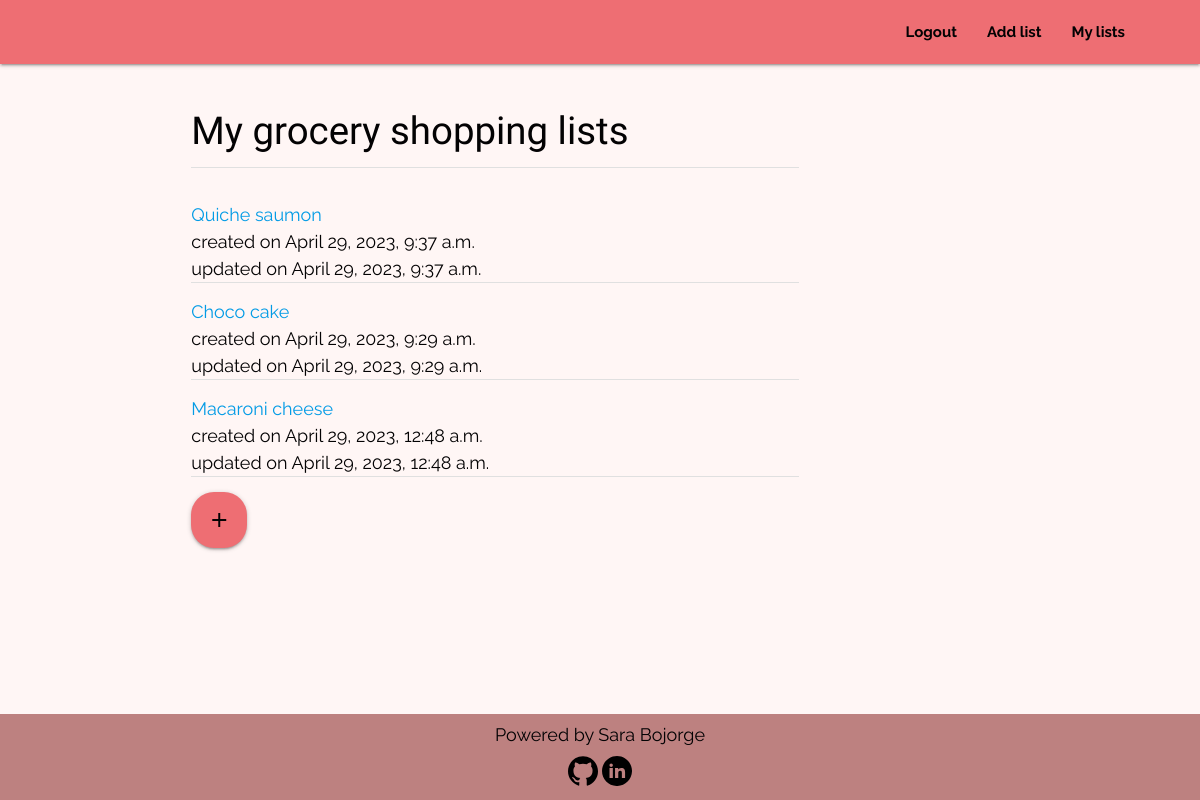
/grocery_list/index/ (signed in), run on the app's committed database.
### grocery_list/models.py (models this page shows, shortened)
class Grocery(models.Model):
    name = models.CharField(max_length=500, default='My grocery list')
    user = models.ForeignKey(User, on_delete=models.CASCADE,
                             related_name='grocery_owner')
    created_on = models.DateTimeField(auto_now_add=True)
    updated_on = models.DateTimeField(auto_now=True)
    item = RichTextField(max_length=10000, null=False, blank=False)
    class Meta:
        ordering = ['-created_on']

### grocery_list/views.py (the view)
# urls.py: path('index/', Index.as_view(), name='index'),
class Index(LoginRequiredMixin, ListView):
    model = Grocery
    template_name = 'grocery_list/index.html'
    context_object_name = 'grocerys'
    def get_queryset(self, **kwargs):
        grocerys = self.model.objects.filter(user=self.request.user)
        return grocerys

### grocery_list/templates/grocery_list/index.html (shortened to what this page needs)
{% extends 'base.html' %}
{% block content %}
<div class="container row">
    <div class="col s12 m8 l9">
        <h1>My grocery shopping lists</h1>
            {% for grocery in grocerys %}
            <div class="divider"></div>
            <div class="section">
                <ul>
                    <a href="{% url 'display_item' grocery.id %}" aria-label="Click to display the items within this list">
                        <li>{{ grocery.name }}</li>
                    </a>
                    <li>created on {{ grocery.created_on }}</li>
                    <li>updated on {{ grocery.updated_on }}</li>
                    {% empty %}
                    <p>You don't have any list</p>
                </ul>
                {% endfor %}
                <div class="divider"></div>
                <div class="section">
                <a href="{% url 'add_list' %}" class="btn-floating btn-large waves-effect"><i
                    class="material-icons">add</i></a>
            </div>
        </div>
    </div>
    {% endblock  %}

### static/css/style.css (style rules this page uses)
* { box-sizing: border-box; }
html { height: 100%; }
body { font-family: 'Raleway', sans-serif; color: #030203; font-size: 1.2rem; height: 100%; display: flex; flex-direction: column; background-color: #fff6f5; }
h1,h2,h3,h4,h5,h6 { font-family: 'Homemade Apple', cursive; color: #030203; padding: 1rem 0; margin: auto; }
h1 { font-size: 2.56rem; }
.nav-wrapper, nav ul a, i.material-icons, .waves-effect { color: #030203; }
.waves-effect { background-color: #8c9f38; border-radius: 23px; font-family: 'Raleway', sans-serif; font-weight: bold; }
.row { margin-top: 1rem; margin-bottom: 0; }
.btn-floating { background-color: #ee6e73; }

### data on the page
Grocery: name "Quiche saumon", created_on "April 29, 2023, 9:37 a.m.", updated_on "April 29, 2023, 9:37 a.m."
Grocery: name "Choco cake", created_on "April 29, 2023, 9:29 a.m.", updated_on "April 29, 2023, 9:29 a.m."
Grocery: name "Macaroni cheese", created_on "April 29, 2023, 12:48 a.m.", updated_on "April 29, 2023, 12:48 a.m."
